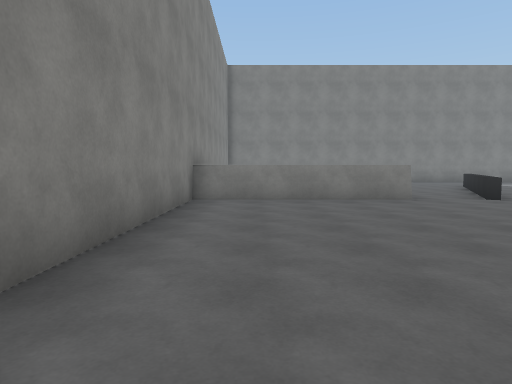
[1] (above)

22 first-person views from a walk through a 3-D level made in the Unity game engine. The camera is 1.4 m above the floor, tilts 4° down and sees 75° across. The floor is counted in squares, 2 m on a side. Each view is taken from the middle of a square. On the plan, view 1 faces up. The plan holds only what a view shows up to about 10 squares ahead; the rest is blank. The place goes on beyond the plan. The player is left out. Surface patterns are stand-ins for the level's own textures.

[2]
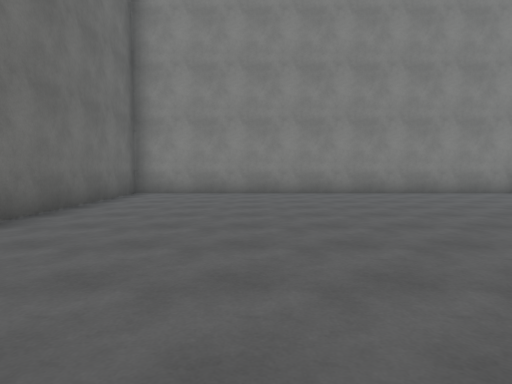

[3]
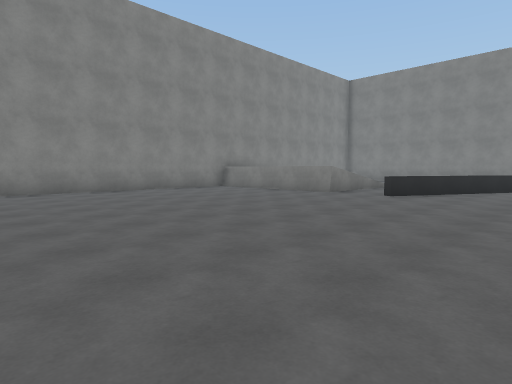

[4]
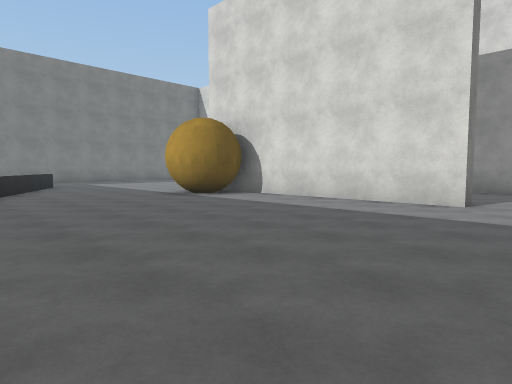

[5]
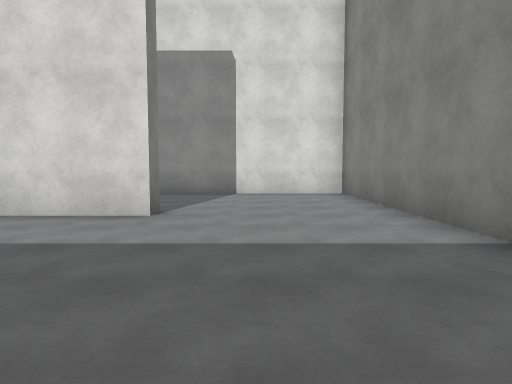

[6]
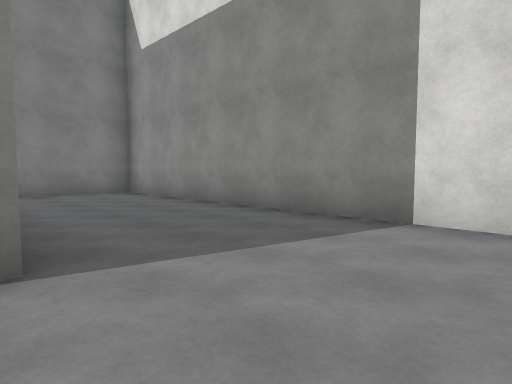

[7]
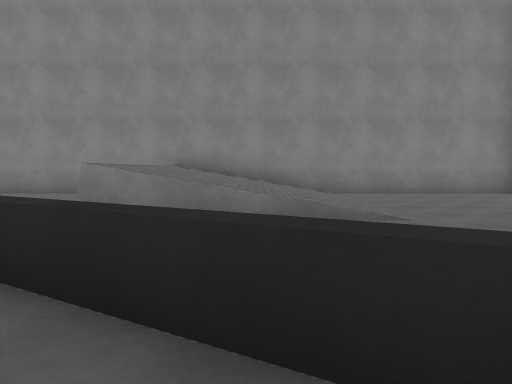

[8]
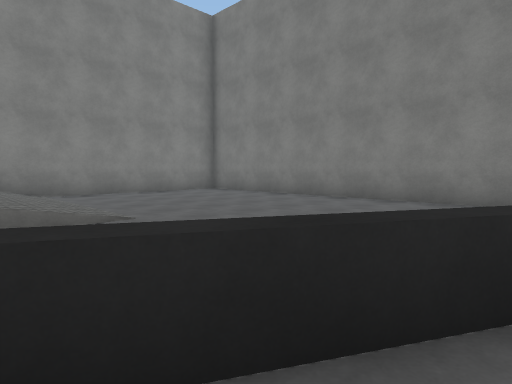

[9]
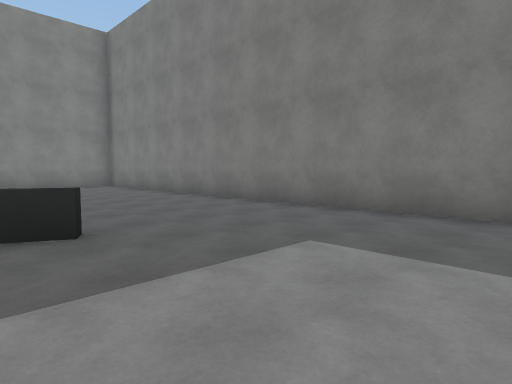

[10]
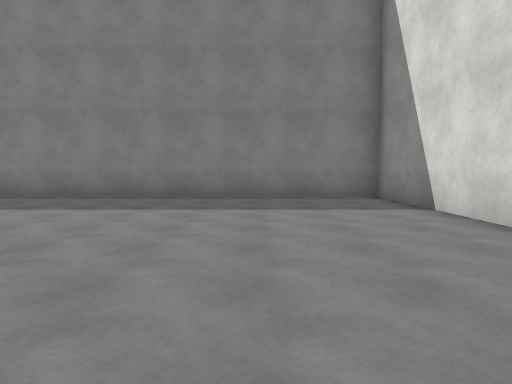

[11]
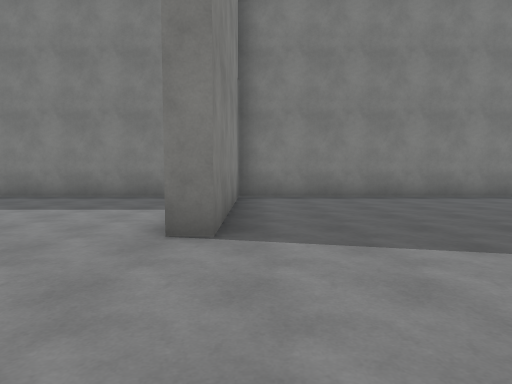

[12]
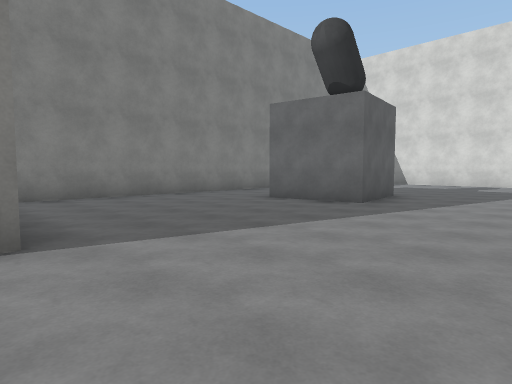

[13]
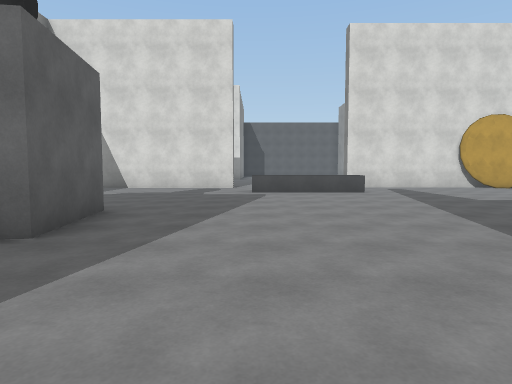

[14]
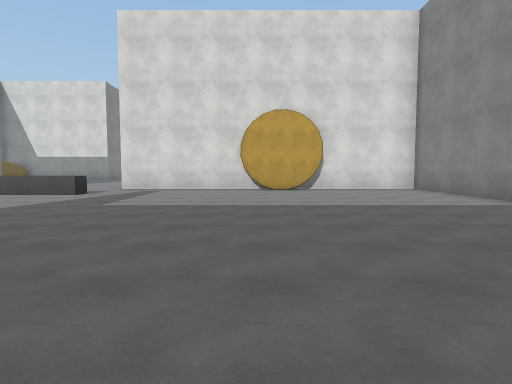

[15]
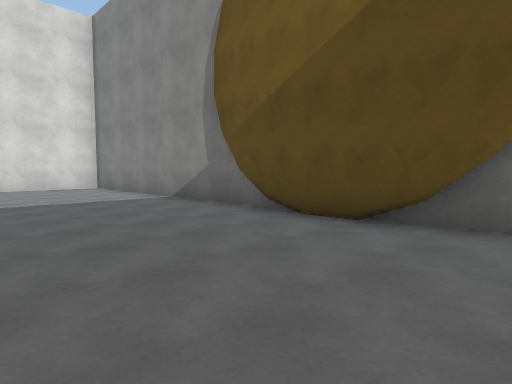

[16]
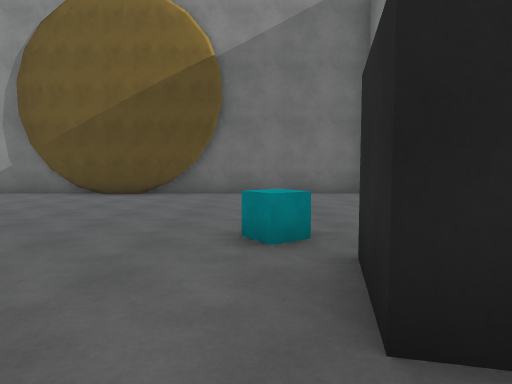

[17]
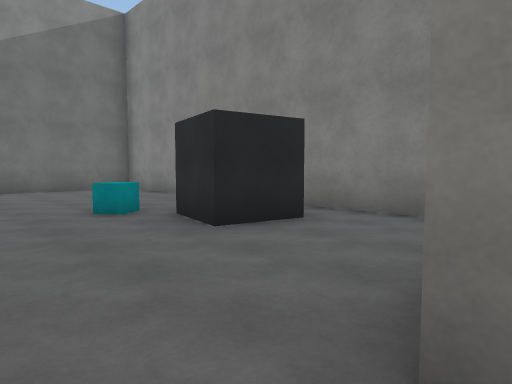

[18]
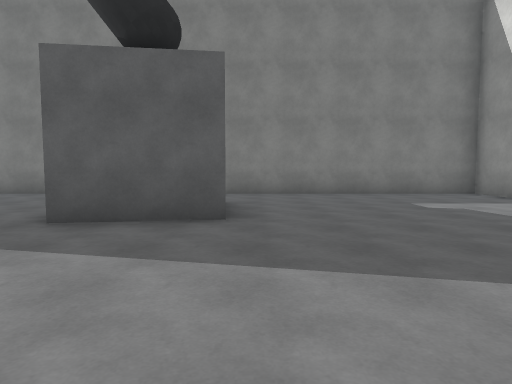

[19]
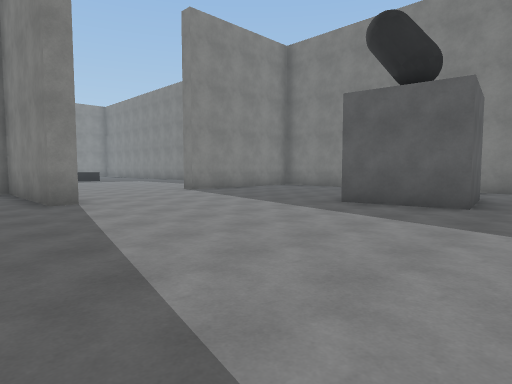

[20]
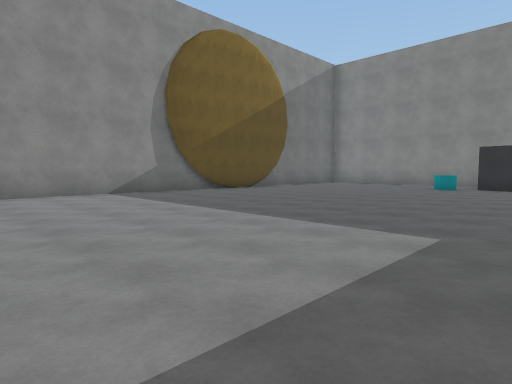

[21]
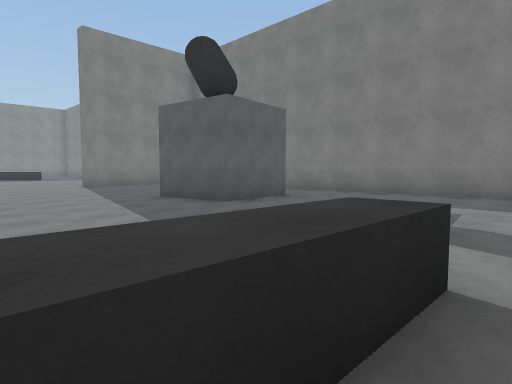

[22]
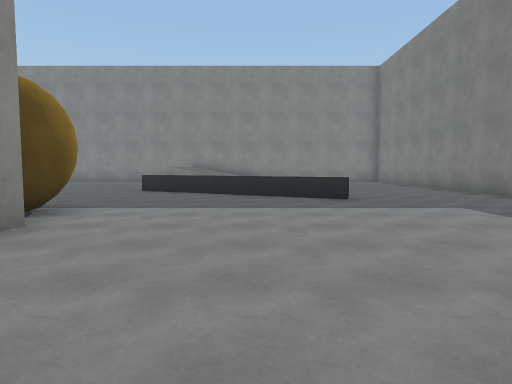

### Floor plan
Key: @ floor where view 1 was taken; # wall or solid block; . floor; / step, stairs or slope; ^ raised ledge; C cyan cube.
Columns run from 2 left of view 1 to 32 right of it. Each row starts with its distance up from view 1.
 18    ################################
 17 #. .................#..............
 16 #...................#..............
 15 #...................#..............
 14 #...................#.....###......
 13 #....... .^.........#.....###.....
 12 #/////.  .^........................
 11 #/////.  ^#........................
 10 #/////...^......... .............^.
  9 #/////..^#........  .............^.
  8 #/////..^...###########..........^.
  7 #...........### ...#.............^.
  6 #............##....#...............
  5 #.............#....###.............
  4 #.............#....###.............
  3 #.............#....# .C............
  2 #.............#....#...............
  1 #.............#....#...............
  0 #.@................#...............
 -1 #..................#...............
 -2 #........ .........#...............
 -3 #.......   ........#....####.......
 -4 ######      #############  ########

Positions as (right, up) in squares from view 1, and headings:
1: (0, 0), facing up
2: (8, 0), facing left
3: (9, -1), facing up-left
4: (5, -1), facing up-right
5: (7, -1), facing right
6: (12, -2), facing up-right
7: (8, 10), facing left
8: (8, 10), facing up-left
9: (12, 12), facing up-left
10: (15, 9), facing up
11: (19, 9), facing up
12: (18, 9), facing up-right
13: (21, 10), facing right
14: (22, 2), facing right
15: (21, 1), facing down-right
16: (20, 6), facing down
17: (22, 8), facing down-left
18: (27, 8), facing up
19: (28, 6), facing up-left
20: (32, 6), facing down-left
21: (32, 8), facing up-left
22: (16, 11), facing left
